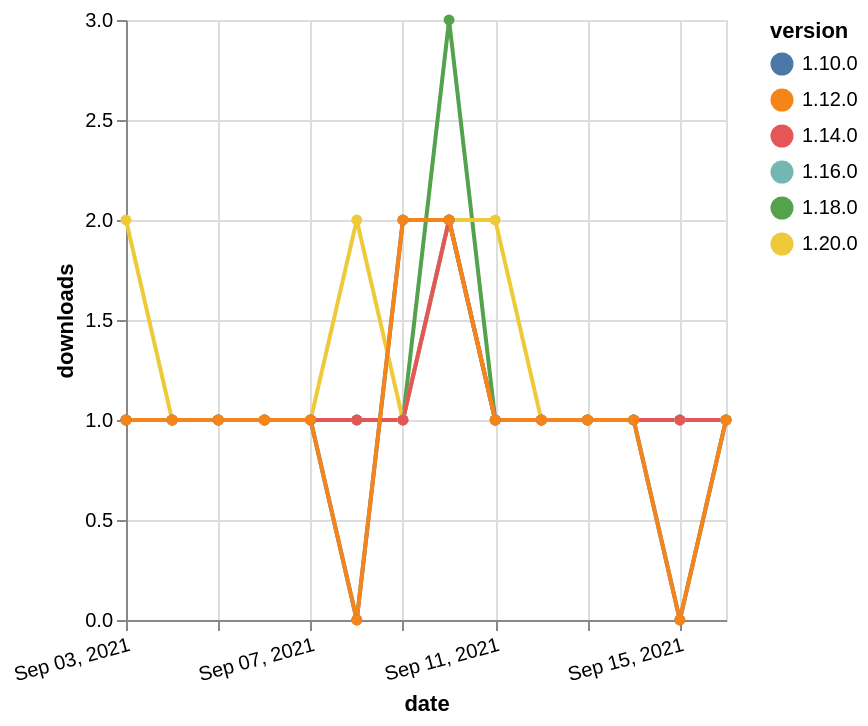

Source (Vega-Lite JSON):
### Vega-Lite specification from a JSON file in a GitHub repository (floating-point values rounded to 4 significant figures)
{"$schema": "https://vega.github.io/schema/vega-lite/v5.json", "description": "A simple bar chart with embedded data.", "data": {"values": [{"date": "2021-09-03", "total": 193, "delta": 1, "version": "1.18.0"}, {"date": "2021-09-04", "total": 194, "delta": 1, "version": "1.18.0"}, {"date": "2021-09-05", "total": 195, "delta": 1, "version": "1.18.0"}, {"date": "2021-09-06", "total": 196, "delta": 1, "version": "1.18.0"}, {"date": "2021-09-07", "total": 197, "delta": 1, "version": "1.18.0"}, {"date": "2021-09-08", "total": 198, "delta": 1, "version": "1.18.0"}, {"date": "2021-09-09", "total": 199, "delta": 1, "version": "1.18.0"}, {"date": "2021-09-10", "total": 202, "delta": 3, "version": "1.18.0"}, {"date": "2021-09-11", "total": 203, "delta": 1, "version": "1.18.0"}, {"date": "2021-09-12", "total": 204, "delta": 1, "version": "1.18.0"}, {"date": "2021-09-13", "total": 205, "delta": 1, "version": "1.18.0"}, {"date": "2021-09-14", "total": 206, "delta": 1, "version": "1.18.0"}, {"date": "2021-09-15", "total": 207, "delta": 1, "version": "1.18.0"}, {"date": "2021-09-16", "total": 208, "delta": 1, "version": "1.18.0"}, {"date": "2021-09-03", "total": 244, "delta": 1, "version": "1.10.0"}, {"date": "2021-09-04", "total": 245, "delta": 1, "version": "1.10.0"}, {"date": "2021-09-05", "total": 246, "delta": 1, "version": "1.10.0"}, {"date": "2021-09-06", "total": 247, "delta": 1, "version": "1.10.0"}, {"date": "2021-09-07", "total": 248, "delta": 1, "version": "1.10.0"}, {"date": "2021-09-08", "total": 248, "delta": 0, "version": "1.10.0"}, {"date": "2021-09-09", "total": 250, "delta": 2, "version": "1.10.0"}, {"date": "2021-09-10", "total": 252, "delta": 2, "version": "1.10.0"}, {"date": "2021-09-11", "total": 253, "delta": 1, "version": "1.10.0"}, {"date": "2021-09-12", "total": 254, "delta": 1, "version": "1.10.0"}, {"date": "2021-09-13", "total": 255, "delta": 1, "version": "1.10.0"}, {"date": "2021-09-14", "total": 256, "delta": 1, "version": "1.10.0"}, {"date": "2021-09-15", "total": 256, "delta": 0, "version": "1.10.0"}, {"date": "2021-09-16", "total": 257, "delta": 1, "version": "1.10.0"}, {"date": "2021-09-03", "total": 122, "delta": 2, "version": "1.20.0"}, {"date": "2021-09-04", "total": 123, "delta": 1, "version": "1.20.0"}, {"date": "2021-09-05", "total": 124, "delta": 1, "version": "1.20.0"}, {"date": "2021-09-06", "total": 125, "delta": 1, "version": "1.20.0"}, {"date": "2021-09-07", "total": 126, "delta": 1, "version": "1.20.0"}, {"date": "2021-09-08", "total": 128, "delta": 2, "version": "1.20.0"}, {"date": "2021-09-09", "total": 129, "delta": 1, "version": "1.20.0"}, {"date": "2021-09-10", "total": 131, "delta": 2, "version": "1.20.0"}, {"date": "2021-09-11", "total": 133, "delta": 2, "version": "1.20.0"}, {"date": "2021-09-12", "total": 134, "delta": 1, "version": "1.20.0"}, {"date": "2021-09-13", "total": 135, "delta": 1, "version": "1.20.0"}, {"date": "2021-09-14", "total": 136, "delta": 1, "version": "1.20.0"}, {"date": "2021-09-15", "total": 137, "delta": 1, "version": "1.20.0"}, {"date": "2021-09-16", "total": 138, "delta": 1, "version": "1.20.0"}, {"date": "2021-09-03", "total": 168, "delta": 1, "version": "1.16.0"}, {"date": "2021-09-04", "total": 169, "delta": 1, "version": "1.16.0"}, {"date": "2021-09-05", "total": 170, "delta": 1, "version": "1.16.0"}, {"date": "2021-09-06", "total": 171, "delta": 1, "version": "1.16.0"}, {"date": "2021-09-07", "total": 172, "delta": 1, "version": "1.16.0"}, {"date": "2021-09-08", "total": 173, "delta": 1, "version": "1.16.0"}, {"date": "2021-09-09", "total": 174, "delta": 1, "version": "1.16.0"}, {"date": "2021-09-10", "total": 176, "delta": 2, "version": "1.16.0"}, {"date": "2021-09-11", "total": 177, "delta": 1, "version": "1.16.0"}, {"date": "2021-09-12", "total": 178, "delta": 1, "version": "1.16.0"}, {"date": "2021-09-13", "total": 179, "delta": 1, "version": "1.16.0"}, {"date": "2021-09-14", "total": 180, "delta": 1, "version": "1.16.0"}, {"date": "2021-09-15", "total": 181, "delta": 1, "version": "1.16.0"}, {"date": "2021-09-16", "total": 182, "delta": 1, "version": "1.16.0"}, {"date": "2021-09-03", "total": 190, "delta": 1, "version": "1.14.0"}, {"date": "2021-09-04", "total": 191, "delta": 1, "version": "1.14.0"}, {"date": "2021-09-05", "total": 192, "delta": 1, "version": "1.14.0"}, {"date": "2021-09-06", "total": 193, "delta": 1, "version": "1.14.0"}, {"date": "2021-09-07", "total": 194, "delta": 1, "version": "1.14.0"}, {"date": "2021-09-08", "total": 195, "delta": 1, "version": "1.14.0"}, {"date": "2021-09-09", "total": 196, "delta": 1, "version": "1.14.0"}, {"date": "2021-09-10", "total": 198, "delta": 2, "version": "1.14.0"}, {"date": "2021-09-11", "total": 199, "delta": 1, "version": "1.14.0"}, {"date": "2021-09-12", "total": 200, "delta": 1, "version": "1.14.0"}, {"date": "2021-09-13", "total": 201, "delta": 1, "version": "1.14.0"}, {"date": "2021-09-14", "total": 202, "delta": 1, "version": "1.14.0"}, {"date": "2021-09-15", "total": 203, "delta": 1, "version": "1.14.0"}, {"date": "2021-09-16", "total": 204, "delta": 1, "version": "1.14.0"}, {"date": "2021-09-03", "total": 198, "delta": 1, "version": "1.12.0"}, {"date": "2021-09-04", "total": 199, "delta": 1, "version": "1.12.0"}, {"date": "2021-09-05", "total": 200, "delta": 1, "version": "1.12.0"}, {"date": "2021-09-06", "total": 201, "delta": 1, "version": "1.12.0"}, {"date": "2021-09-07", "total": 202, "delta": 1, "version": "1.12.0"}, {"date": "2021-09-08", "total": 202, "delta": 0, "version": "1.12.0"}, {"date": "2021-09-09", "total": 204, "delta": 2, "version": "1.12.0"}, {"date": "2021-09-10", "total": 206, "delta": 2, "version": "1.12.0"}, {"date": "2021-09-11", "total": 207, "delta": 1, "version": "1.12.0"}, {"date": "2021-09-12", "total": 208, "delta": 1, "version": "1.12.0"}, {"date": "2021-09-13", "total": 209, "delta": 1, "version": "1.12.0"}, {"date": "2021-09-14", "total": 210, "delta": 1, "version": "1.12.0"}, {"date": "2021-09-15", "total": 210, "delta": 0, "version": "1.12.0"}, {"date": "2021-09-16", "total": 211, "delta": 1, "version": "1.12.0"}]}, "width": "container", "mark": {"type": "line", "point": {"filled": true}}, "encoding": {"x": {"field": "date", "type": "temporal", "timeUnit": "yearmonthdate", "title": "date", "axis": {"labelAngle": -15}}, "y": {"field": "delta", "type": "quantitative", "title": "downloads"}, "color": {"field": "version", "type": "nominal"}, "tooltip": {"field": "delta"}}}
